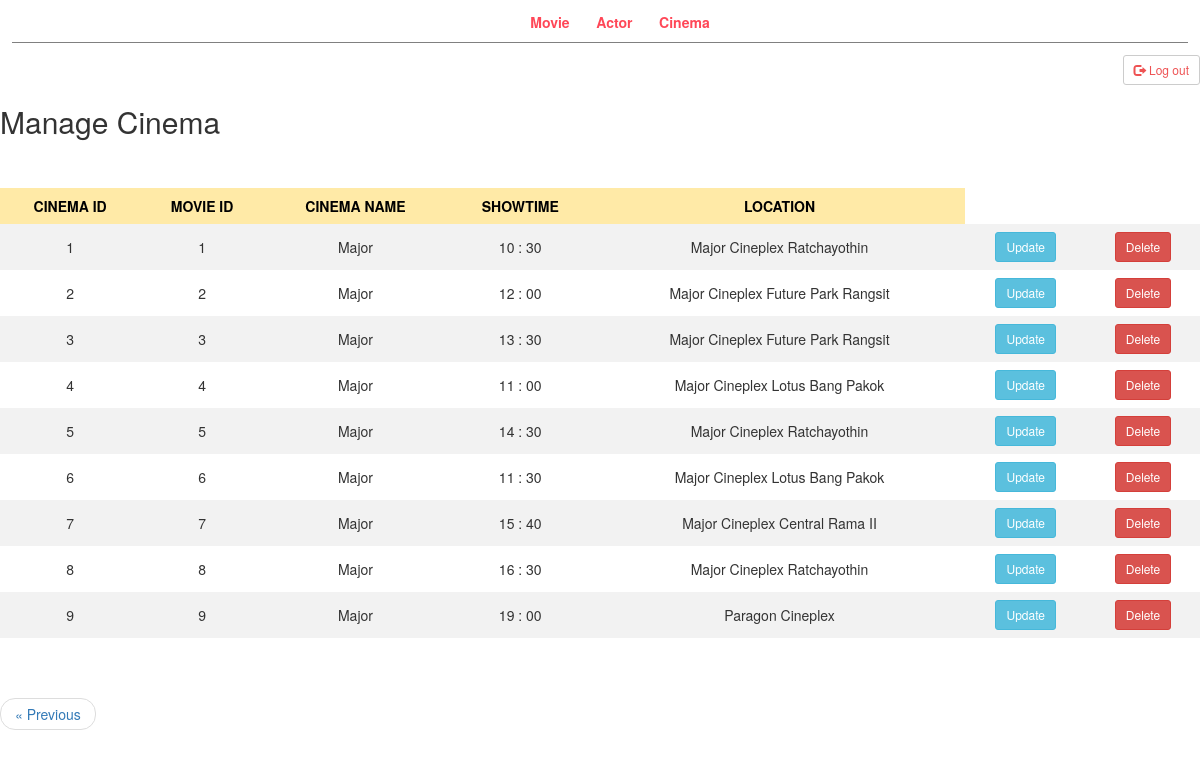
Page /indexAd3.php on the committed database.
### tables this page shows
create table Cinema(
    Mov_id int,
	Cin_id int not null auto_increment primary key,
    Cin_name varchar(100) not null,
    Cin_showtime varchar(20) not null,
    Cin_location varchar(100) not null,
    foreign key (Mov_id) references Movies(Mov_id)
    );

### public/indexAd3.php (the view, shortened to what this page needs)
<!DOCTYPE html>
<html>
<head>
	<link rel="stylesheet" type="text/css">
    <link rel="stylesheet" href="https://maxcdn.bootstrapcdn.com/bootstrap/3.3.7/css/bootstrap.min.css">
</head>
<body>
	<div class = "wrapper">
		<div class = "menu">
			<ul>
				<li><a href = "indexAd.php">Movie</a></li>
				<li><a href = "indexAd2.php">Actor</a></li>
				<li><a href = "indexAd3.php">Cinema</a></li>
			</ul>
		</div>
	</div>
	<p>
		<a href="login.php">
			<button type="button" class="btn btn-default btn-sm">
			<div style="color: #ee5253"><span class="glyphicon glyphicon-log-out"></span> Log out </div>
        	</button>
		</a>
    </p>
	<div>
		<h2>Manage Cinema</h2>
		<table>
			<tr>
				<th>CINEMA ID</th>
                <th>MOVIE ID</th>
				<th>CINEMA NAME</th>
				<th>SHOWTIME</th>
				<th>LOCATION</th>
			</tr>
			<?php
			require_once "config.php";
            $sql = "SELECT * FROM cinema";
            if($result = mysqli_query($link, $sql)){
                if(mysqli_num_rows($result) > 0){
                    while($row = mysqli_fetch_array($result)){
                        echo "<tr>";
                        echo "<td>" . $row['Cin_id'] . "</td>";
                        echo "<td>" . $row['Mov_id'] . "</td>";
                        echo "<td>" . $row['Cin_name'] . "</td>";
                        echo "<td>" . $row['Cin_showtime'] . "</td>";
						echo "<td>" . $row['Cin_location'] . "</td>";
                        echo '<td><a href="updatecin.php?id='. $row['Mov_id'] .'"class="btn btn-info btn-sm" <span>Update</span></a></td>';
                        echo '<td><a href="deletecin.php?id='. $row['Mov_id'] .'"class="btn btn-danger btn-sm" <span>Delete</span></a></td>';
                        echo "</tr>";
                    }
                }
            }
            else{
                echo "Something went wrong. Please try again.";
            }
            ?>
		</table>
    </div>
	<ul class="pager">
  		<li class="previous"><a href="indexAd2.php">&laquo; Previous</a></li>
	</ul>
</body>
</html>

### public/indexAd3.php (style rules this page uses)
.wrapper { padding: 1%; margin: 0 auto; }
.menu { text-align: center; border-bottom: 1px solid grey; }
.menu ul { list-style-type: none; }
.menu ul li { display: inline; padding: 1%; }
.menu ul li a { text-decoration: none; font-weight: bold; color: #ff4757; }
button { float: right; }
table { border-collapse: collapse; width: 100%; }
th, td { text-align: center; padding: 8px; }
tr:nth-child(even) { background-color: #f2f2f2 }
th { background-color: #ffeaa7; color: black; }

### rows in the picture
cinema: Cin_id "1", Mov "1", Cin_name "Major", Cin_showtime "10 : 30", Cin_location "Major Cineplex Ratchayothin"
cinema: Cin_id "2", Mov "2", Cin_name "Major", Cin_showtime "12 : 00", Cin_location "Major Cineplex Future Park Rangsit"
cinema: Cin_id "3", Mov "3", Cin_name "Major", Cin_showtime "13 : 30", Cin_location "Major Cineplex Future Park Rangsit"
cinema: Cin_id "4", Mov "4", Cin_name "Major", Cin_showtime "11 : 00", Cin_location "Major Cineplex Lotus Bang Pakok"
cinema: Cin_id "5", Mov "5", Cin_name "Major", Cin_showtime "14 : 30", Cin_location "Major Cineplex Ratchayothin"
cinema: Cin_id "6", Mov "6", Cin_name "Major", Cin_showtime "11 : 30", Cin_location "Major Cineplex Lotus Bang Pakok"
cinema: Cin_id "7", Mov "7", Cin_name "Major", Cin_showtime "15 : 40", Cin_location "Major Cineplex Central Rama II"
cinema: Cin_id "8", Mov "8", Cin_name "Major", Cin_showtime "16 : 30", Cin_location "Major Cineplex Ratchayothin"
cinema: Cin_id "9", Mov "9", Cin_name "Major", Cin_showtime "19 : 00", Cin_location "Paragon Cineplex"
